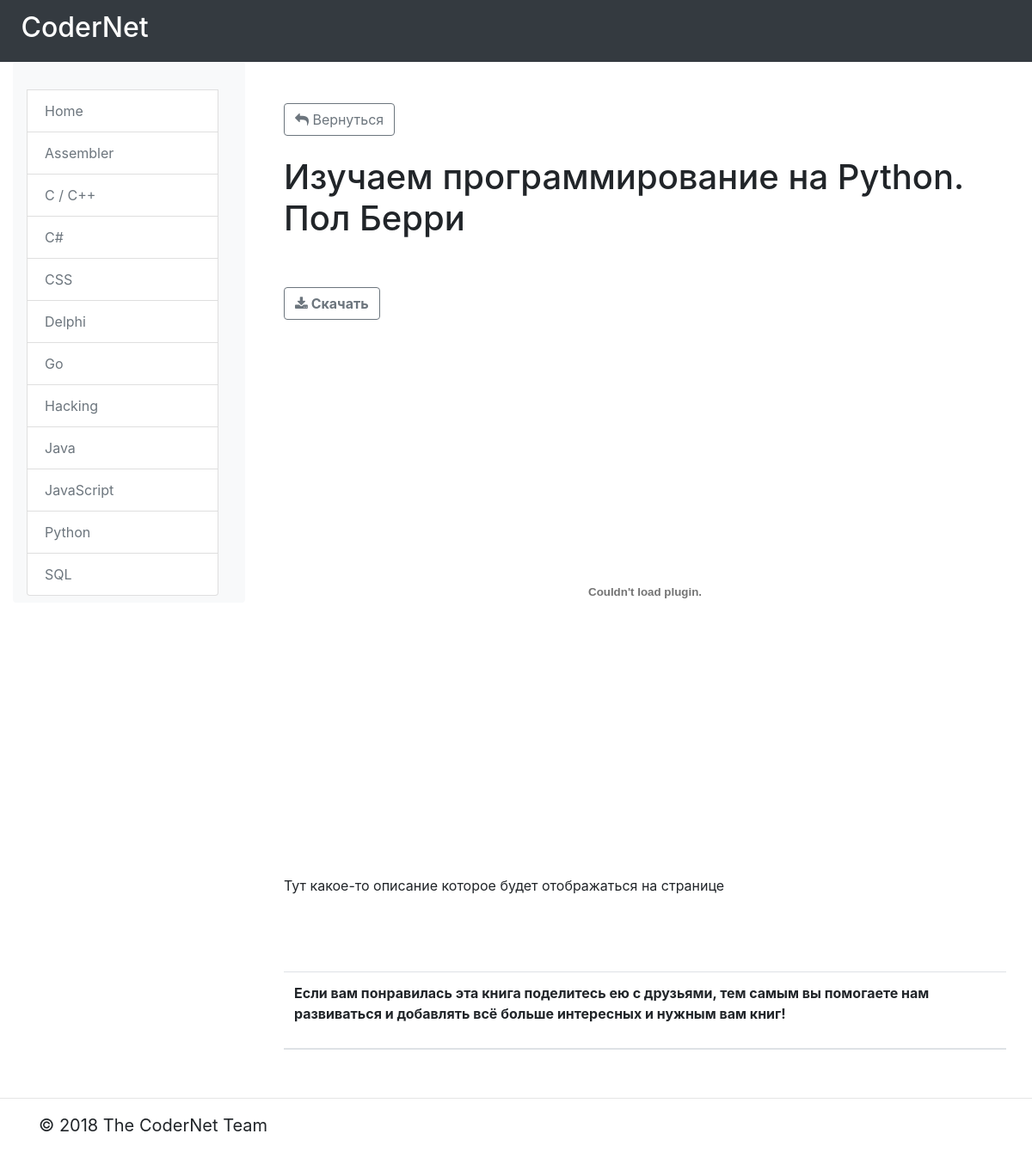
Before: /book/python/osnovy_programmirovaniya_v_embarcadero_delphi with the older database file.
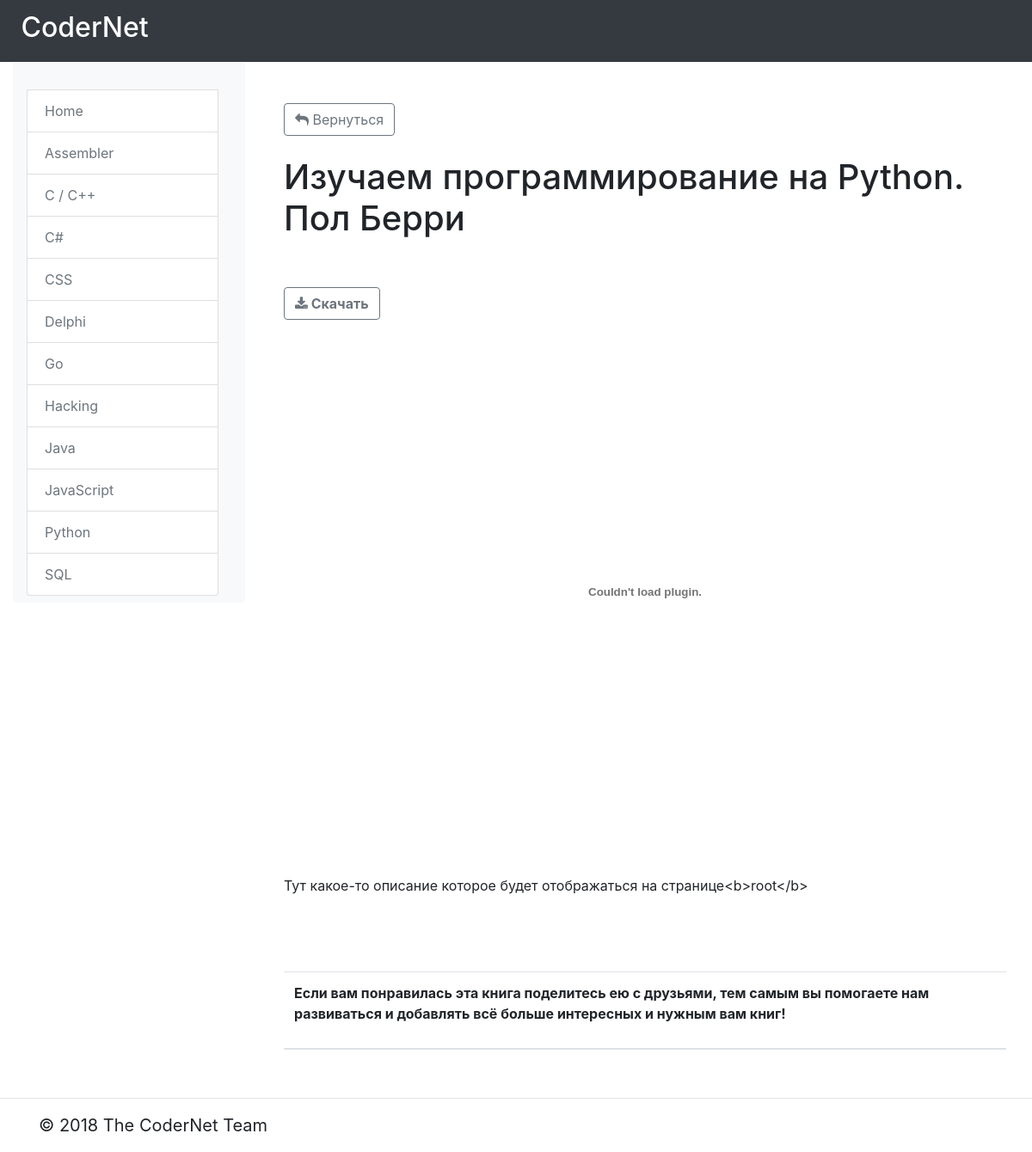
After: the same page with the newer database file.
### booklist/models.py (models this page shows, shortened)
class Category(models.Model):
    title = models.CharField(max_length=200, db_index=True)
    slug = models.SlugField(max_length=200, db_index=True, unique=True)
    desc_for_find_cat = models.TextField(blank=True, db_index=True, verbose_name='Описание для поиска')
    keywords_cat = models.CharField(max_length=200, blank=True, verbose_name='Кейвордс')
    def get_absolute_url(self):
        return reverse('category_detail_url', kwargs={'slug': self.slug})
    class Meta:
        verbose_name = 'Категория'
        verbose_name_plural = 'Категории'
        ordering = ['title']

class Book(models.Model):
    title = models.CharField(max_length=200, db_index=True, verbose_name='Название')
    slug = models.SlugField(max_length=200, db_index=True, unique=True, verbose_name='Ссылка')
    description = models.TextField(blank=True, db_index=True, verbose_name='Описание')
    desc_for_find = models.TextField(blank=True, db_index=True, verbose_name='Описание для поиска')
    keywords = models.CharField(max_length=200, blank=True, verbose_name='Кейвордс')
    category = models.ManyToManyField('Category', related_name='books', verbose_name='Категория')
    lang_category = models.IntegerField(choices=CATEGORIES, default=1, db_index=True, verbose_name='Язык')
    book_file = models.FileField(upload_to=generate_filename, null=True, blank=True, verbose_name='Файл PDF')
    img_file = models.ImageField(upload_to=generate_filename_jpg, null=True, blank=True, verbose_name='IMG')
    class Meta:
        verbose_name = 'Книга'
        verbose_name_plural = 'Книги'

### booklist/views.py (the view)
# urls.py: path('book/<cat_name>/<slug>', BookDetail.as_view(), name='book_detail_url'),
class BookDetail(ObjectDetailMixin, View):
    model = Book
    template = 'booklist/book_detail.html'

### booklist/utils.py (called while the page is built)
    def get(self, request, **kwargs):
        obj = get_object_or_404(self.model, slug=kwargs['slug'])
        context = {
            self.model.__name__.lower(): obj,
            'categories': Category.objects.all()
        }
        return render(request, self.template, context=context)

### booklist/templates/booklist/book_detail.html (shortened to what this page needs)
{% extends 'booklist/booklist.html' %}
{% block content %}
    <div class="col-sm"><br/>
        <a href="#" class="btn btn-outline-secondary " onclick="history.back();"><i class="fa fa-reply" aria-hidden="true"></i></i>&nbsp;Вернуться</a><br/>
        <br/>
        <h1>{{ book.title }}</h1>
        <br/>
        <br/>
    <p><a href="{{ book.book_file.url }}" target="_blank" download="" class="btn btn-outline-secondary"><i class="fa fa-download" aria-hidden="true"></i><b>&nbsp;Скачать</b></a></p>
        {% if book.book_file %}
            <object data="{{ book.book_file.url }}" type="application/pdf" width="100%" height="600px"></object>
        {% endif %}
        <br/><br/>
        <p>{{ book.description }}</p>
        <br/>
        <br/>
        <br/>
        <table class="table">
            <thead>
            <tr>
                <th scope="row"><p>Если вам понравилась эта книга поделитесь ею с друзьями, тем самым вы помогаете нам
                    развиваться и добавлять всё больше интересных и нужным вам книг!</p>
                </th>
            </thead>
        </table>
        <br/>
    </div>
{% endblock %}

### booklist/templates/booklist/booklist.html (shortened to what this page needs)
<!doctype html>
{% load staticfiles %}
<html lang="ru">
<head>
{% include "booklist/header.html" %}
</head>
<body>
{% include "booklist/navbar.html" %}
<br/><br/><br/>
<div class="container-fluid">
    <div class="row">
{% include "booklist/panel.html" %}
        <div class="col-sm"><br/>
            {% block content %}{% endblock %}
        </div>
    </div>
</div>
{% include "booklist/footer.html" %}
</body>
</html>

### booklist/templates/booklist/header.html (shortened to what this page needs)
{% load staticfiles %}
    <link rel="stylesheet" href="https://maxcdn.bootstrapcdn.com/bootstrap/4.0.0/css/bootstrap.min.css"
>
    <link href="//maxcdn.bootstrapcdn.com/font-awesome/4.5.0/css/font-awesome.min.css" rel="stylesheet">

### booklist/templates/booklist/navbar.html (shortened to what this page needs)
<header>
      <nav class="navbar navbar-expand-md navbar-dark fixed-top bg-dark">
        <a class="navbar-brand" href="/"><h2>&nbsp;CoderNet</h2></a>
        <div class="collapse navbar-collapse" id="navbarCollapse">
           <div class="col-sm-4"></div>
        </div>
      </nav>
</header>

### booklist/templates/booklist/panel.html (shortened to what this page needs)
        <div class="col-sm-3">
            <nav class="navbar navbar-expand-lg navbar-light bg-light rounded">
                <div class="collapse navbar-collapse justify-content-md-center" id="navbarsExample10">
                    <div class="list-group col-sm-12">
                        <br/>
                        <a href="/" class="list-group-item disabled">Home</a>
                        {% for category in categories %}
                            <a href="{{ category.get_absolute_url }}" class="list-group-item disabled">{{ category.title }}</a>
                        {% endfor %}
                    </div>
                </div>
            </nav>
        </div>

### booklist/templates/booklist/footer.html (shortened to what this page needs)
<footer class="footer">
    <hr>
    <div class="container">
        <blockquote class="blockquote"><p>&copy; {% now "Y" %} The CoderNet Team</p></blockquote>
    </div>
</footer>

Changed rows visible on the page:
changed Book "Изучаем программирование на Python. Пол Берри": description "Тут какое-то описание которое будет отображаться на странице" → "Тут какое-то описание которое будет отображаться на странице<b>root</b>"
